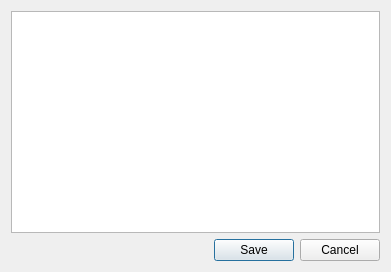
<?xml version="1.0" encoding="UTF-8"?>
<ui version="4.0">
 <class>Dialog</class>
 <widget class="QDialog" name="Dialog">
  <property name="geometry">
   <rect>
    <x>0</x>
    <y>0</y>
    <width>391</width>
    <height>272</height>
   </rect>
  </property>
  <property name="windowTitle">
   <string>Reorder Configurations</string>
  </property>
  <layout class="QGridLayout" name="master_grid">
   <item row="0" column="0">
    <widget class="QScrollArea" name="scroll_area">
     <property name="widgetResizable">
      <bool>true</bool>
     </property>
     <widget class="QWidget" name="scroll_area_contents">
      <property name="geometry">
       <rect>
        <x>0</x>
        <y>0</y>
        <width>371</width>
        <height>223</height>
       </rect>
      </property>
      <widget class="QListWidget" name="list">
       <property name="geometry">
        <rect>
         <x>0</x>
         <y>0</y>
         <width>371</width>
         <height>231</height>
        </rect>
       </property>
       <property name="frameShape">
        <enum>QFrame::NoFrame</enum>
       </property>
       <property name="dragEnabled">
        <bool>true</bool>
       </property>
       <property name="dragDropMode">
        <enum>QAbstractItemView::DragDrop</enum>
       </property>
       <property name="defaultDropAction">
        <enum>Qt::MoveAction</enum>
       </property>
      </widget>
     </widget>
    </widget>
   </item>
   <item row="1" column="0">
    <widget class="QDialogButtonBox" name="dialog_button_box">
     <property name="orientation">
      <enum>Qt::Horizontal</enum>
     </property>
     <property name="standardButtons">
      <set>QDialogButtonBox::Cancel|QDialogButtonBox::Save</set>
     </property>
    </widget>
   </item>
  </layout>
 </widget>
 <resources/>
 <connections>
  <connection>
   <sender>dialog_button_box</sender>
   <signal>accepted()</signal>
   <receiver>Dialog</receiver>
   <slot>accept()</slot>
   <hints>
    <hint type="sourcelabel">
     <x>248</x>
     <y>254</y>
    </hint>
    <hint type="destinationlabel">
     <x>157</x>
     <y>274</y>
    </hint>
   </hints>
  </connection>
  <connection>
   <sender>dialog_button_box</sender>
   <signal>rejected()</signal>
   <receiver>Dialog</receiver>
   <slot>reject()</slot>
   <hints>
    <hint type="sourcelabel">
     <x>316</x>
     <y>260</y>
    </hint>
    <hint type="destinationlabel">
     <x>286</x>
     <y>274</y>
    </hint>
   </hints>
  </connection>
 </connections>
</ui>
